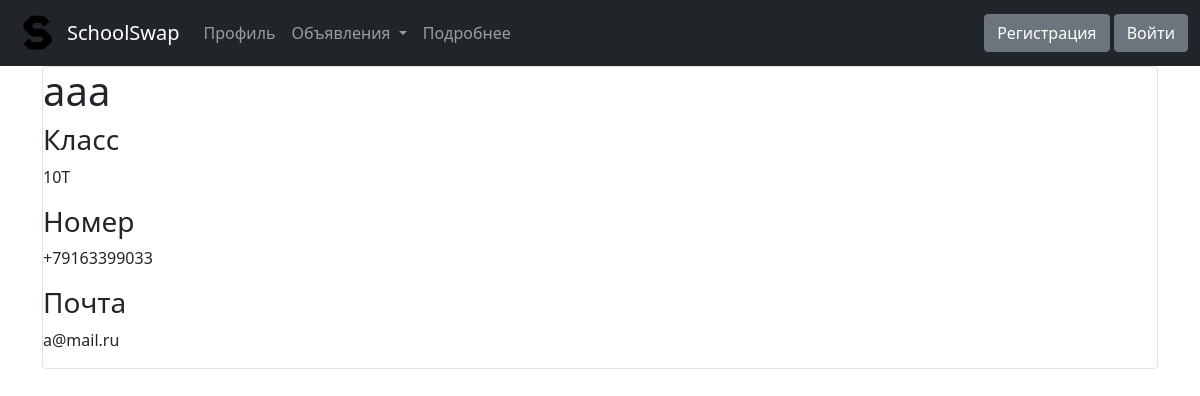
Before: /profile/1 with the older database file.
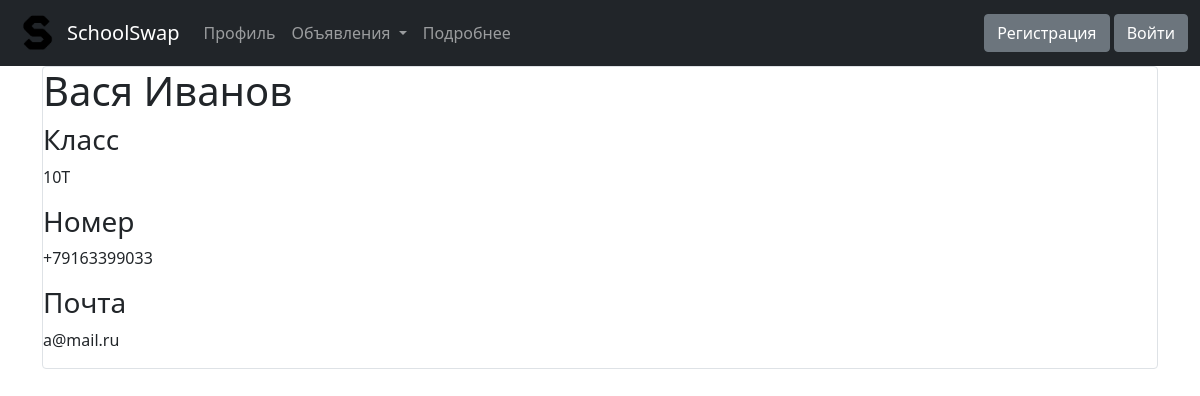
After: the same page with the newer database file.
### data/users.py (models this page shows, shortened)
class User(SqlAlchemyBase, UserMixin):
    __tablename__ = 'users'
    id = sqlalchemy.Column(sqlalchemy.Integer, primary_key=True, autoincrement=True)
    username = sqlalchemy.Column(sqlalchemy.String, nullable=True)
    classnum = sqlalchemy.Column(sqlalchemy.String, nullable=True)
    phone = sqlalchemy.Column(sqlalchemy.String, unique=True, nullable=True)
    email = sqlalchemy.Column(sqlalchemy.String, unique=True, nullable=True)
    hashed_password = sqlalchemy.Column(sqlalchemy.String, nullable=True)
    goods = orm.relation("Goods", back_populates='user')

### main.py (the view)
@app.route('/profile/<int:id>', methods=['GET', 'POST'])
def profile_info(id):
    db_sess = db_session.create_session()
    users = db_sess.query(User).filter(User.id == id).first()
    return render_template('profile.html', users=users, title='Профиль продавца')

### data/db_session.py (called while the page is built)
def create_session() -> Session:
    global __factory
    return __factory()

### templates/profile.html
{% extends "base.html" %}
{% block content %}
<link rel="stylesheet" href="{{ url_for('static', filename='css/good.css') }}">
<div class="col-md-12 border rounded item">
  <h1>{{users.username}}</h1>
  <div>
    <h3>Класс</h3>
    <p>{{users.classnum}}</p>
  </div>
  <div>
    <h3>Номер</h3>
    <p>{{users.phone}}</p>
  </div>
  <div>
    <h3>Почта</h3>
    <p>{{users.email}}</p>
  </div>
</div>
{% endblock %}

Changed rows visible on the page:
changed User "a@mail.ru": username "aaa" → "Вася Иванов"
